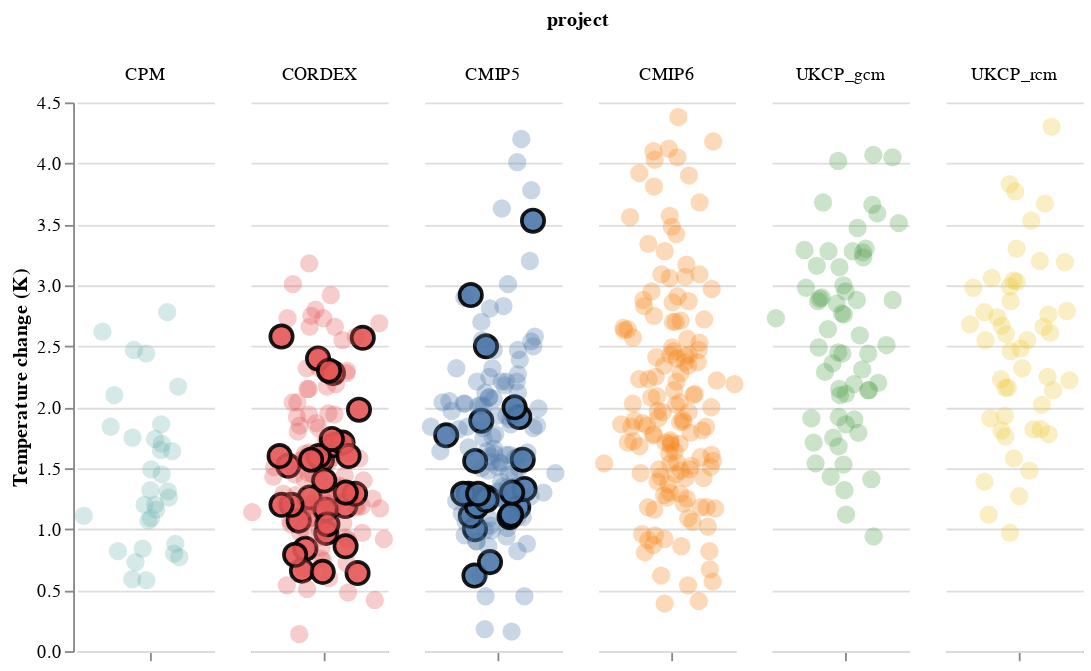

Write notebook code for a chart like this one.
### Code cell
def plot(source):
    chart = (
        alt.Chart(source, width=75)
        .mark_point(size=100)
        .encode(
            x=alt.X(
                "jitter:Q",
                title=None,
                axis=alt.Axis(values=[0], ticks=True, grid=False, labels=False),
                scale=alt.Scale(),
            ),
            y=alt.Y("tas:Q", title="Temperature change (K)"),
            color=alt.value("k"),  # Stroke color
            fill=alt.Color("project:N", legend=None),  # Fill color
            size=alt.condition(
                alt.datum.highlight == True,
                alt.value(150),
                alt.value(100),
            ),
            opacity=alt.condition(
                alt.datum.highlight == True, alt.value(0.9), alt.value(0.3)
            ),
            strokeWidth=alt.condition(
                alt.datum.highlight == True,
                alt.value(2),
                alt.value(0),
            ),
            column=alt.Column(
                "project:N",
                sort=["CPM", "CORDEX", "CMIP5", "CMIP6", "UKCP_gcm", "UKCP_rcm"],
            ),
#             row=alt.Row("season:N"),
            tooltip=["tas:Q", "model:N"],
        )
        .transform_calculate(
            # Generate Gaussian jitter with a Box-Muller transform
            jitter="5*sqrt(-2*log(random()))*cos(2*PI*random())"
        )
        .configure_facet(spacing=10)
        .configure_view(stroke=None)
    )
    return chart

chart = plot(df)
chart

### Figure 1 — Vega-Lite specification as saved in the notebook (floating-point values rounded to 4 significant figures; data arrays with more than 128 entries replaced by an {"elided": "..."} marker saying what was removed)
{"config": {"view": {"continuousWidth": 400, "continuousHeight": 300, "stroke": null}, "facet": {"spacing": 10}}, "data": {"name": "data-996e7df411e86e32aad605e4696c2219"}, "mark": {"type": "point", "size": 100}, "encoding": {"color": {"value": "k"}, "column": {"type": "nominal", "field": "project", "sort": ["CPM", "CORDEX", "CMIP5", "CMIP6", "UKCP_gcm", "UKCP_rcm"]}, "fill": {"type": "nominal", "field": "project", "legend": null}, "opacity": {"condition": {"value": 0.9, "test": "(datum.highlight === true)"}, "value": 0.3}, "size": {"condition": {"value": 150, "test": "(datum.highlight === true)"}, "value": 100}, "strokeWidth": {"condition": {"value": 2, "test": "(datum.highlight === true)"}, "value": 0}, "tooltip": [{"type": "quantitative", "field": "tas"}, {"type": "nominal", "field": "model"}], "x": {"type": "quantitative", "axis": {"grid": false, "labels": false, "ticks": true, "values": [0]}, "field": "jitter", "scale": {}, "title": null}, "y": {"type": "quantitative", "field": "tas", "title": "Temperature change (K)"}}, "transform": [{"calculate": "5*sqrt(-2*log(random()))*cos(2*PI*random())", "as": "jitter"}], "width": 75, "$schema": "https://vega.github.io/schema/vega-lite/v4.8.1.json", "datasets": {"data-996e7df411e86e32aad605e4696c2219": {"elided": "564 records"}}}
